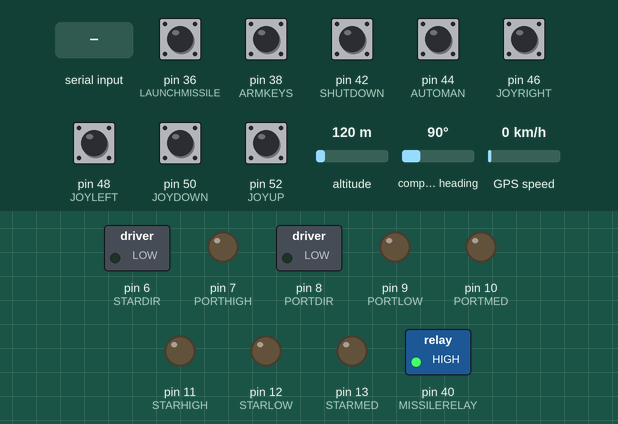
Simulated run of this sketch. Board: Arduino Mega 2560, built with avr-gcc and run on an emulated ATmega2560. Parts: switched loads named in the sketch (green lamp = pin HIGH), output pins drawn as LEDs (lit = HIGH). Inputs (shaded band) come from the test bench; at power-on: pin 36 (LAUNCHMISSILE), pin 38 (ARMKEYS), pin 42 (SHUTDOWN), pin 44 (AUTOMAN), pin 46 (JOYRIGHT), pin 48 (JOYLEFT), pin 50 (JOYDOWN), pin 52 (JOYUP) HIGH, altitude 120 m, compass heading 90°, GPS speed 0 km/h. The GPS gets a fix after 3 s at 37.7749, -122.4194 with 8 satellites; what the sketch prints to the serial monitor is not drawn.

Above: at 1.2 s.
1.3 s: pin 44 (AUTOMAN) pulled LOW for 3.2 s
At 4.1 s:
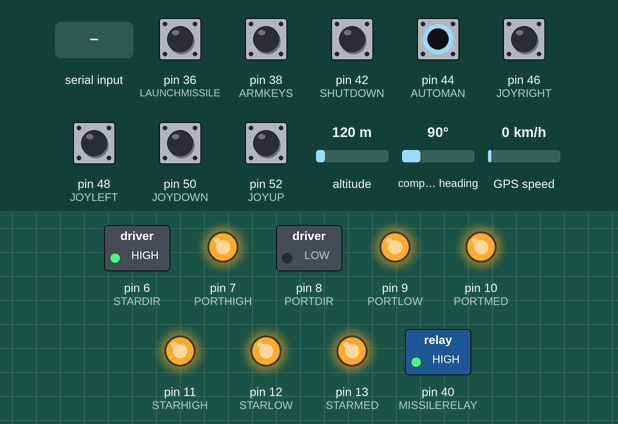
6.0 s: "A" received over Serial
At 6.4 s:
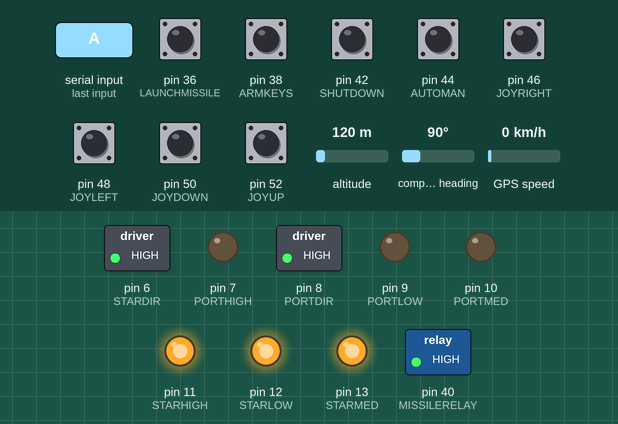
7.5 s: byte 76 ('L') received over Serial
At 9.2 s:
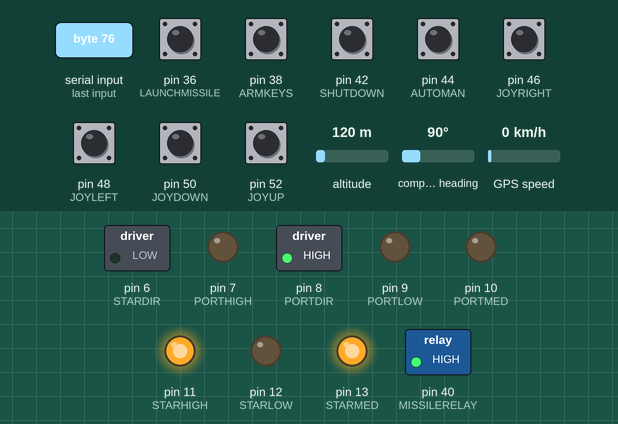
9.5 s: byte 77 ('M') received over Serial
At 10.7 s:
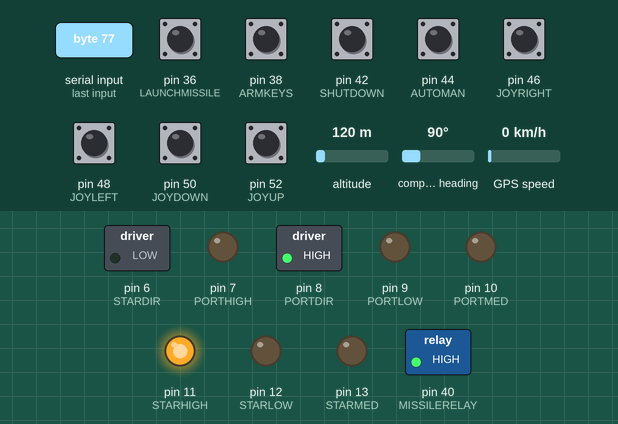
11.5 s: byte 78 ('N') received over Serial
At 13.2 s:
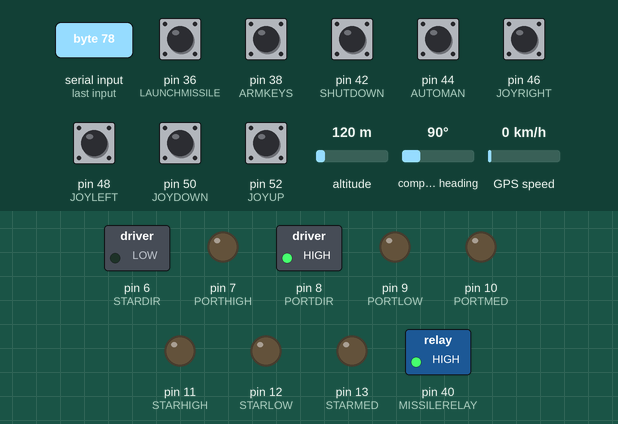
13.5 s: "B" received over Serial
At 15.1 s:
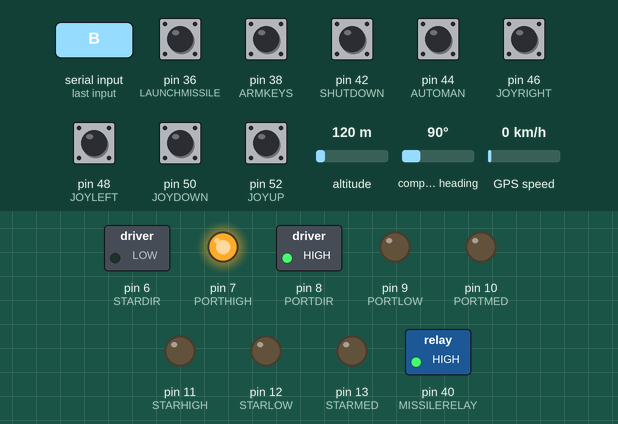
Timing chart, 0 to 16.5 s (numbered marks = the images above; inputs shaded):
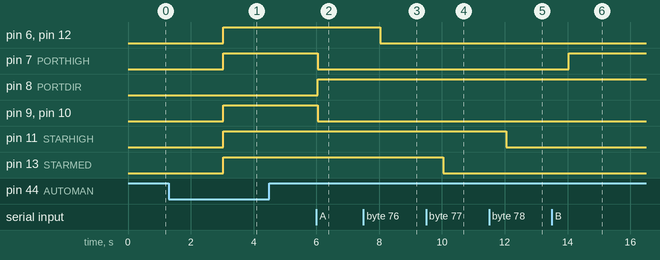

The sketch:

sketch.ino
```cpp
//This is the Arduino portion of the raftBerry project. It can be directly uploaded to an arduino mega from the pi by using
//the command ino upload. (Install arduino on the pi)
#include <TinyGPS.h>
TinyGPS gps;

//Pin Definitions
//PORT* are for motor on left side, one pin controlling each of the low, medium, high speed and direction (h-bridge) relays.
//STAR* are the same as PORT* but for the righthand motor.
//JOY is for the 4 joystick input switches
//SHUTDOWN is for the emergency shutdown button
//AUTOMAN is for the automatic/manual navigation selection switch.

#define PORTDIR 8
#define PORTLOW 9
#define PORTMED 10
#define PORTHIGH 7
#define STARDIR 6
#define STARLOW 12
#define STARMED 13
#define STARHIGH 11
#define JOYUP 52
#define JOYDOWN 50
#define JOYLEFT 48
#define JOYRIGHT 46
#define SHUTDOWN 42
#define AUTOMAN 44
#define MISSILERELAY 40
#define ARMKEYS 38
#define LAUNCHMISSILE 36

//Global Variables
int leftspeed = 0;
int rightspeed = 0;
char receivedChar;
bool armKeysState = 0;
bool launchButtonState = 0;

void setup() {
	Serial.begin(115200);
	Serial2.begin(9600);
//Setup pins
pinMode(AUTOMAN, INPUT_PULLUP);
pinMode(ARMKEYS, INPUT_PULLUP);
pinMode(LAUNCHMISSILE, INPUT_PULLUP);
pinMode(MISSILERELAY, OUTPUT);
pinMode(PORTDIR, OUTPUT);
pinMode(PORTLOW, OUTPUT);
pinMode(PORTMED, OUTPUT);
pinMode(PORTHIGH, OUTPUT);
pinMode(STARDIR, OUTPUT);
pinMode(STARLOW, OUTPUT);
pinMode(STARMED, OUTPUT);
pinMode(STARHIGH, OUTPUT);
pinMode(JOYUP, INPUT_PULLUP);
pinMode(JOYDOWN, INPUT_PULLUP);
pinMode(JOYLEFT, INPUT_PULLUP);
pinMode(JOYRIGHT, INPUT_PULLUP);
pinMode(SHUTDOWN, INPUT_PULLUP);

//Turn off missile relay
digitalWrite(MISSILERELAY,HIGH);
}

//Main program loop, if manual mode is selected, scan user inputs and control relays accordingly, otherwise go
//into automatic mode and await navigation input from the pi via serial.
void loop(){
      if (digitalRead(AUTOMAN)==LOW){
        motorsOff();
        //Serial.print("raftberry manual mode\n");
        leftspeed = 0;
        rightspeed = 0;
        setSpeed();
        while(digitalRead(AUTOMAN)==LOW){
          if(digitalRead(SHUTDOWN)==LOW){
            emergencyStop();
            Serial.print("Emerg\n");
          }
          if(digitalRead(JOYUP) ==LOW){
            joyUp();
          }
          if(digitalRead(JOYDOWN) ==LOW){
            joyDown();
          }
          if(digitalRead(JOYLEFT) ==LOW){
            joyLeft();
          }
          if(digitalRead(JOYRIGHT) ==LOW){
            joyRight();
          }
          execCmd();
          delay(500);
        }
}

	if (digitalRead(AUTOMAN)==HIGH){
		//Serial.print("auto mode\n");
		while(digitalRead(AUTOMAN)==HIGH){
				execCmd();
			}
	}

}


//Function to turn off all motors
void motorsOff(){
  digitalWrite(STARHIGH, HIGH);
  digitalWrite(STARMED, HIGH);
  digitalWrite(STARLOW, HIGH);
  digitalWrite(STARDIR, HIGH);
  digitalWrite(PORTHIGH, HIGH);
  digitalWrite(PORTMED, HIGH);
  digitalWrite(PORTLOW, HIGH);
  digitalWrite(PORTDIR, HIGH);
  Serial.print("Motors off");
}

//Turn off motors, cleanup GPIO and shutdown.
void emergencyStop(){
  //Serial.print("Emergency stop button pressed\n");
  leftspeed=0;
  rightspeed=0;
  motorsOff();
  exit(0);
}
//Set relays for direction and speed.
void setSpeed(){
  if (rightspeed==3){
    digitalWrite(STARHIGH,LOW);
    digitalWrite(STARMED,LOW);
    digitalWrite(STARLOW,LOW);
    digitalWrite(STARDIR,HIGH);
    //Serial.print(String("\nSet Right:") + rightspeed);
  }
  else if (rightspeed==2){
    digitalWrite(STARHIGH,HIGH);
    digitalWrite(STARMED,LOW);
    digitalWrite(STARLOW,LOW);
    digitalWrite(STARDIR,HIGH);
    //Serial.print(String("\nSet Right:") +rightspeed);
  }
  else if (rightspeed==1){
    digitalWrite(STARHIGH,HIGH);
    digitalWrite(STARMED,HIGH);
    digitalWrite(STARLOW,LOW);
    digitalWrite(STARDIR,HIGH);
    //Serial.print(String("\nSet Right:") +rightspeed);
  }
  else if (rightspeed==0){
    digitalWrite(STARHIGH,HIGH);
    digitalWrite(STARMED,HIGH);
    digitalWrite(STARLOW,HIGH);
    digitalWrite(STARDIR,HIGH);
    //Serial.print(String("\nSet Right:") +rightspeed);
  }
  else if (rightspeed==-1){
    digitalWrite(STARHIGH,HIGH);
    digitalWrite(STARMED,HIGH);
    digitalWrite(STARLOW,LOW);
    digitalWrite(STARDIR,LOW);
    //Serial.print(String("\nSet Right:") + rightspeed);
  }
  else if (rightspeed==-2){
    digitalWrite(STARHIGH,HIGH);
    digitalWrite(STARMED,LOW);
    digitalWrite(STARLOW,LOW);
    digitalWrite(STARDIR,LOW);
    //Serial.print(String("\nSet Right:")+ rightspeed);
  }
  else if (rightspeed==-3){
    digitalWrite(STARHIGH,LOW);
    digitalWrite(STARMED,LOW);
    digitalWrite(STARLOW,LOW);
    digitalWrite(STARDIR,LOW);
    //Serial.print(String("\nSet Right:") + rightspeed);
  }
  if (leftspeed==3){
    digitalWrite(PORTHIGH,LOW);
    digitalWrite(PORTMED,LOW);
    digitalWrite(PORTLOW,LOW);
    digitalWrite(PORTDIR,HIGH);
    //Serial.print(String("\nSet Left:") +leftspeed);
  }
else if (leftspeed==2){
    digitalWrite(PORTHIGH,HIGH);
    digitalWrite(PORTMED,LOW);
    digitalWrite(PORTLOW,LOW);
    digitalWrite(PORTDIR,HIGH);
    //Serial.print(String("\nSet Left:") +leftspeed);
}
else if (leftspeed==1){
    digitalWrite(PORTHIGH,HIGH);
    digitalWrite(PORTMED,HIGH);
    digitalWrite(PORTLOW,LOW);
    digitalWrite(PORTDIR,HIGH);
    //Serial.print(String("\nSet Left:") +leftspeed);
}
else if (leftspeed==0){
    digitalWrite(PORTHIGH,HIGH);
    digitalWrite(PORTMED,HIGH);
    digitalWrite(PORTLOW,HIGH);
    digitalWrite(PORTDIR,LOW);
    //Serial.print(String("\nSet Left:") +leftspeed);
}
  else if (leftspeed==-1){
    digitalWrite(PORTHIGH,HIGH);
    digitalWrite(PORTMED,HIGH);
    digitalWrite(PORTLOW,LOW);
    digitalWrite(PORTDIR,LOW);
    //Serial.print(String("\nSet Left:") +leftspeed);
  }
  else if (leftspeed==-2){
    digitalWrite(PORTHIGH,HIGH);
    digitalWrite(PORTMED,LOW);
    digitalWrite(PORTLOW,LOW);
    digitalWrite(PORTDIR,LOW);
    //Serial.print(String("\nSet Left:") +leftspeed);
  }
  else if (leftspeed==-3){
    digitalWrite(PORTHIGH,LOW);
    digitalWrite(PORTMED,LOW);
    digitalWrite(PORTLOW,LOW);
    digitalWrite(PORTDIR,LOW);
    //Serial.print(String("\nSet Left:") +leftspeed);
  }
}

void decLeft(){
   if (leftspeed > -3){
    leftspeed-=1;
   }
}
void incLeft(){
  if (leftspeed < 3){
    leftspeed+=1;
    }
  else if (rightspeed > -3){
    rightspeed-=1;
  }
}
void incRight(){
  if (rightspeed < 3){
    rightspeed+=1;
  }
  else if (leftspeed > -3){
    leftspeed-=1;
  }
}
void decRight(){
  if (rightspeed > -3){
    rightspeed-=1;
  }
}

//Read joystick inputs
void joyUp(){
//  Serial.print("\nJoystick up");
  if (leftspeed < 3){
    leftspeed+=1;
  }
  if (rightspeed < 3){
      rightspeed+=1;
  }
//  Serial.print(String("Left:") + leftspeed + String("Right:") +rightspeed);
  setSpeed();
}
void joyDown(){
 // Serial.print("\nJoystick down");
  if (leftspeed > -3){
    leftspeed-=1;
  }
  if (rightspeed > -3){
    rightspeed-=1;
  }
  //Serial.print(String("Left:") + leftspeed + String("Right:") +rightspeed);
  setSpeed();
  }
void joyLeft(){
  //Serial.print("\nJoystick left");
  incRight();
  //Serial.print(String("Left:") + leftspeed + String("Right:") +rightspeed);
  setSpeed();
}
void joyRight(){
  //Serial.print("\nJoystick right");
  incLeft();
  //Serial.print(String("Left:") + leftspeed + String("Right:") +rightspeed);
  setSpeed();
}

//The following function reads single characters from the serial port and reacts accoding to the following table:
//INPUTS
//A = set PORT to high forward
//B = set PORT to medium forward
//C = set PORT to low forward
//D = set PORT to OFF
//E = set PORT to low reverse
//F = set PORT to medium reverse
//G = set PORT to high reverse
//H = set STAR to high forward
//I = set STAR to medium forward
//J = set STAR to low forward
//K = set STAR to OFF
//L = set STAR to low reverse
//M = set STAR to medium reverse
//N = set STAR to high reverse
//O = launch missiles

//OUTPUTS
//P = Arm keys enabled
//Q = Arm keys disabled
//R = Launch Missile enabled
//S = Launch Missile disabled
//T = GPS Start
//U = Lat Done
//V = Lon Done
//W = Sats Done

void execCmd() {
	if (Serial.available() > 0) {
		receivedChar=Serial.read();
		if (digitalRead(AUTOMAN)==HIGH){
			if (receivedChar=='A'){
				leftspeed=3;
				setSpeed();
			}
			if (receivedChar=='A'){
				leftspeed=3;
				setSpeed();
			}
			if (receivedChar=='B'){
				leftspeed=2;
				setSpeed();
			}
			if (receivedChar=='C'){
				leftspeed=1;
				setSpeed();
			}
			if (receivedChar=='D'){
				leftspeed=0;
				setSpeed();
			}
			if (receivedChar=='E'){
				leftspeed=-1;
				setSpeed();
			}
			if (receivedChar=='F'){
				leftspeed=-2;
				setSpeed();
			}
			if (receivedChar=='G'){
				leftspeed=-3;
				setSpeed();
			}
			if (receivedChar=='H'){
				rightspeed=3;
				setSpeed();
			}
			if (receivedChar=='I'){
				rightspeed=2;
				setSpeed();
			}
			if (receivedChar=='J'){
				rightspeed=1;
				setSpeed();
			}
			if (receivedChar=='K'){
				rightspeed=0;
				setSpeed();
			}
			if (receivedChar=='L'){
				rightspeed=-1;
				setSpeed();
			}
			if (receivedChar=='M'){
				rightspeed=-2;
				setSpeed();
			}
			if (receivedChar=='N'){
				rightspeed=-3;
				setSpeed();
			}
		}
		if (receivedChar=='Q' && (digitalRead(ARMKEYS)==LOW) && (digitalRead(LAUNCHMISSILE)==LOW)){
			digitalWrite(MISSILERELAY,LOW);
			delay(1000);
			digitalWrite(MISSILERELAY,HIGH);
		}
	receivedChar=' ';
	}
	//Check arm key switch status
	if ((armKeysState == 0) && (digitalRead(ARMKEYS)==LOW)){
		armKeysState = 1;
		Serial.write('P');
		delay(100);
	}
	if ((armKeysState == 1) && (digitalRead(ARMKEYS) == HIGH)){
		armKeysState = 0;
		Serial.write('Q');
		delay(100);
	}
	//Check Launch Missile Button Status
	if ((launchButtonState == 0) && (digitalRead(LAUNCHMISSILE) == LOW)){
		launchButtonState = 1;
		Serial.write('R');
		delay(100);
	}
	if ((launchButtonState == 1) && (digitalRead(LAUNCHMISSILE) == HIGH)){
		launchButtonState = 0;
		Serial.write('S');
		delay(100);
	}
	//Read & Send GPS data
	bool newData = false;
	while(newData==false){
		while (Serial2.available())
	    	{
	      		char c = Serial2.read();
	      		if (gps.encode(c)) // Did a new valid sentence come in?
	        		newData = true;
	    		}
			if (newData)
	  		{
	    			float flat, flon;
	    			gps.f_get_position(&flat, &flon);
	    			Serial.print("T");
				Serial.print(flat,6);
				Serial.print("U");
				Serial.print(flon,6);
				Serial.print("V");
				Serial.println(gps.satellites());
	    			Serial.print("W");
	  		}

	}
}
```

Measured:
- after the input at 1.3 s, pin 6 (STARDIR), pin 7 (PORTHIGH), pin 9 (PORTLOW), pin 10 (PORTMED), pin 11 (STARHIGH), pin 12 (STARLOW), pin 13 (STARMED): LOW → HIGH after 1.7 s
- after the input at 6.0 s, pin 7 (PORTHIGH), pin 9 (PORTLOW), pin 10 (PORTMED): HIGH → LOW at once; pin 8 (PORTDIR): LOW → HIGH at once
- after the input at 7.5 s, pin 6 (STARDIR), pin 12 (STARLOW): HIGH → LOW after 0.54 s
- after the input at 9.5 s, pin 13 (STARMED): HIGH → LOW after 0.54 s
- after the input at 11.5 s, pin 11 (STARHIGH): HIGH → LOW after 0.54 s
- after the input at 13.5 s, pin 7 (PORTHIGH): LOW → HIGH after 0.54 s
